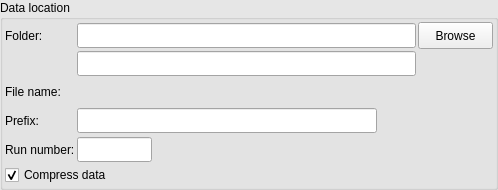
<?xml version="1.0" encoding="UTF-8"?>
<ui version="4.0">
 <class>DataPathWidgetHorizontalLayout</class>
 <widget class="QWidget" name="DataPathWidgetHorizontalLayout">
  <property name="geometry">
   <rect>
    <x>0</x>
    <y>0</y>
    <width>498</width>
    <height>165</height>
   </rect>
  </property>
  <property name="palette">
   <palette>
    <active>
     <colorrole role="Base">
      <brush brushstyle="SolidPattern">
       <color alpha="255">
        <red>255</red>
        <green>255</green>
        <blue>255</blue>
       </color>
      </brush>
     </colorrole>
     <colorrole role="Window">
      <brush brushstyle="SolidPattern">
       <color alpha="255">
        <red>230</red>
        <green>230</green>
        <blue>230</blue>
       </color>
      </brush>
     </colorrole>
    </active>
    <inactive>
     <colorrole role="Base">
      <brush brushstyle="SolidPattern">
       <color alpha="255">
        <red>255</red>
        <green>255</green>
        <blue>255</blue>
       </color>
      </brush>
     </colorrole>
     <colorrole role="Window">
      <brush brushstyle="SolidPattern">
       <color alpha="255">
        <red>230</red>
        <green>230</green>
        <blue>230</blue>
       </color>
      </brush>
     </colorrole>
    </inactive>
    <disabled>
     <colorrole role="Base">
      <brush brushstyle="SolidPattern">
       <color alpha="255">
        <red>230</red>
        <green>230</green>
        <blue>230</blue>
       </color>
      </brush>
     </colorrole>
     <colorrole role="Window">
      <brush brushstyle="SolidPattern">
       <color alpha="255">
        <red>230</red>
        <green>230</green>
        <blue>230</blue>
       </color>
      </brush>
     </colorrole>
    </disabled>
   </palette>
  </property>
  <property name="windowTitle">
   <string>Data path</string>
  </property>
  <layout class="QHBoxLayout">
   <property name="spacing">
    <number>0</number>
   </property>
   <property name="margin">
    <number>0</number>
   </property>
   <item>
    <widget class="QGroupBox" name="data_path_gb">
     <property name="title">
      <string>Data location</string>
     </property>
     <layout class="QHBoxLayout" name="gridLayout_2">
      <property name="spacing">
       <number>2</number>
      </property>
      <property name="margin">
       <number>2</number>
      </property>
      <item>
       <layout class="QGridLayout" name="gridLayout">
        <property name="leftMargin">
         <number>0</number>
        </property>
        <property name="topMargin">
         <number>0</number>
        </property>
        <property name="spacing">
         <number>2</number>
        </property>
        <item row="0" column="1" colspan="2">
         <widget class="QLineEdit" name="base_path_ledit">
          <property name="enabled">
           <bool>true</bool>
          </property>
          <property name="sizePolicy">
           <sizepolicy hsizetype="Preferred" vsizetype="Fixed">
            <horstretch>0</horstretch>
            <verstretch>0</verstretch>
           </sizepolicy>
          </property>
          <property name="minimumSize">
           <size>
            <width>200</width>
            <height>25</height>
           </size>
          </property>
          <property name="maximumSize">
           <size>
            <width>32767</width>
            <height>25</height>
           </size>
          </property>
          <property name="text">
           <string/>
          </property>
          <property name="readOnly">
           <bool>true</bool>
          </property>
         </widget>
        </item>
        <item row="1" column="1" colspan="2">
         <widget class="QLineEdit" name="folder_ledit">
          <property name="sizePolicy">
           <sizepolicy hsizetype="Preferred" vsizetype="Fixed">
            <horstretch>0</horstretch>
            <verstretch>0</verstretch>
           </sizepolicy>
          </property>
          <property name="minimumSize">
           <size>
            <width>50</width>
            <height>25</height>
           </size>
          </property>
          <property name="maximumSize">
           <size>
            <width>32767</width>
            <height>25</height>
           </size>
          </property>
          <property name="text">
           <string/>
          </property>
         </widget>
        </item>
        <item row="4" column="1">
         <widget class="QLineEdit" name="run_number_ledit">
          <property name="minimumSize">
           <size>
            <width>75</width>
            <height>25</height>
           </size>
          </property>
          <property name="maximumSize">
           <size>
            <width>50</width>
            <height>25</height>
           </size>
          </property>
         </widget>
        </item>
        <item row="2" column="1">
         <widget class="QLabel" name="file_name_value_label">
          <property name="minimumSize">
           <size>
            <width>0</width>
            <height>27</height>
           </size>
          </property>
          <property name="maximumSize">
           <size>
            <width>16777215</width>
            <height>27</height>
           </size>
          </property>
          <property name="text">
           <string>&lt;file name&gt;</string>
          </property>
          <property name="wordWrap">
           <bool>false</bool>
          </property>
         </widget>
        </item>
        <item row="0" column="3">
         <widget class="QPushButton" name="browse_button">
          <property name="maximumSize">
           <size>
            <width>75</width>
            <height>32765</height>
           </size>
          </property>
          <property name="text">
           <string>Browse</string>
          </property>
         </widget>
        </item>
        <item row="3" column="1">
         <widget class="QLineEdit" name="prefix_ledit">
          <property name="minimumSize">
           <size>
            <width>150</width>
            <height>25</height>
           </size>
          </property>
          <property name="maximumSize">
           <size>
            <width>300</width>
            <height>25</height>
           </size>
          </property>
         </widget>
        </item>
        <item row="3" column="0">
         <widget class="QLabel" name="prefix_label">
          <property name="minimumSize">
           <size>
            <width>70</width>
            <height>27</height>
           </size>
          </property>
          <property name="maximumSize">
           <size>
            <width>70</width>
            <height>27</height>
           </size>
          </property>
          <property name="text">
           <string>Prefix:</string>
          </property>
          <property name="wordWrap">
           <bool>false</bool>
          </property>
         </widget>
        </item>
        <item row="4" column="0">
         <widget class="QLabel" name="run_num_label">
          <property name="minimumSize">
           <size>
            <width>0</width>
            <height>27</height>
           </size>
          </property>
          <property name="maximumSize">
           <size>
            <width>16777215</width>
            <height>27</height>
           </size>
          </property>
          <property name="text">
           <string>Run number:</string>
          </property>
          <property name="wordWrap">
           <bool>false</bool>
          </property>
         </widget>
        </item>
        <item row="2" column="0">
         <widget class="QLabel" name="file_name_label">
          <property name="minimumSize">
           <size>
            <width>70</width>
            <height>27</height>
           </size>
          </property>
          <property name="maximumSize">
           <size>
            <width>70</width>
            <height>27</height>
           </size>
          </property>
          <property name="text">
           <string>File name:</string>
          </property>
          <property name="wordWrap">
           <bool>false</bool>
          </property>
         </widget>
        </item>
        <item row="0" column="0">
         <widget class="QLabel" name="folder_label">
          <property name="minimumSize">
           <size>
            <width>70</width>
            <height>27</height>
           </size>
          </property>
          <property name="maximumSize">
           <size>
            <width>70</width>
            <height>27</height>
           </size>
          </property>
          <property name="text">
           <string>Folder:</string>
          </property>
          <property name="wordWrap">
           <bool>false</bool>
          </property>
         </widget>
        </item>
        <item row="5" column="0" colspan="2">
         <widget class="QCheckBox" name="compression_cbox">
          <property name="text">
           <string>Compress data</string>
          </property>
          <property name="checked">
           <bool>true</bool>
          </property>
         </widget>
        </item>
       </layout>
      </item>
     </layout>
    </widget>
   </item>
  </layout>
 </widget>
 <layoutdefault spacing="6" margin="11"/>
 <tabstops>
  <tabstop>base_path_ledit</tabstop>
  <tabstop>folder_ledit</tabstop>
  <tabstop>browse_button</tabstop>
  <tabstop>prefix_ledit</tabstop>
  <tabstop>run_number_ledit</tabstop>
  <tabstop>compression_cbox</tabstop>
 </tabstops>
 <resources/>
 <connections/>
</ui>
